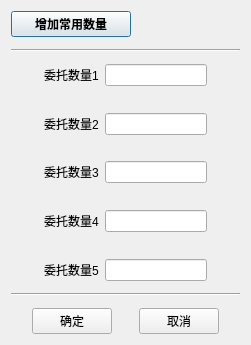
<?xml version="1.0" encoding="UTF-8"?>
<ui version="4.0">
 <class>Dig_UseCode</class>
 <widget class="QDialog" name="Dig_UseCode">
  <property name="geometry">
   <rect>
    <x>0</x>
    <y>0</y>
    <width>251</width>
    <height>345</height>
   </rect>
  </property>
  <property name="windowTitle">
   <string>Dialog</string>
  </property>
  <layout class="QVBoxLayout" name="verticalLayout">
   <item>
    <widget class="QPushButton" name="pb_useCode">
     <property name="maximumSize">
      <size>
       <width>120</width>
       <height>40</height>
      </size>
     </property>
     <property name="sizeIncrement">
      <size>
       <width>0</width>
       <height>0</height>
      </size>
     </property>
     <property name="font">
      <font>
       <weight>75</weight>
       <bold>true</bold>
      </font>
     </property>
     <property name="text">
      <string>增加常用数量</string>
     </property>
    </widget>
   </item>
   <item>
    <widget class="Line" name="line">
     <property name="minimumSize">
      <size>
       <width>0</width>
       <height>15</height>
      </size>
     </property>
     <property name="orientation">
      <enum>Qt::Horizontal</enum>
     </property>
    </widget>
   </item>
   <item>
    <layout class="QGridLayout" name="gridLayout">
     <item row="4" column="1">
      <widget class="QLabel" name="l_orderVolume3">
       <property name="text">
        <string>委托数量3</string>
       </property>
      </widget>
     </item>
     <item row="0" column="1">
      <widget class="QLabel" name="l_orderVolume1">
       <property name="text">
        <string>委托数量1</string>
       </property>
      </widget>
     </item>
     <item row="8" column="1">
      <widget class="QLabel" name="l_orderVolume5">
       <property name="text">
        <string>委托数量5</string>
       </property>
      </widget>
     </item>
     <item row="0" column="3">
      <spacer name="horizontalSpacer_4">
       <property name="orientation">
        <enum>Qt::Horizontal</enum>
       </property>
       <property name="sizeHint" stdset="0">
        <size>
         <width>40</width>
         <height>20</height>
        </size>
       </property>
      </spacer>
     </item>
     <item row="6" column="2">
      <widget class="QLineEdit" name="le_orderVolume4"/>
     </item>
     <item row="1" column="1">
      <spacer name="verticalSpacer">
       <property name="orientation">
        <enum>Qt::Vertical</enum>
       </property>
       <property name="sizeHint" stdset="0">
        <size>
         <width>20</width>
         <height>40</height>
        </size>
       </property>
      </spacer>
     </item>
     <item row="2" column="2">
      <widget class="QLineEdit" name="le_orderVolume2"/>
     </item>
     <item row="8" column="2">
      <widget class="QLineEdit" name="le_orderVolume5"/>
     </item>
     <item row="5" column="1">
      <spacer name="verticalSpacer_3">
       <property name="orientation">
        <enum>Qt::Vertical</enum>
       </property>
       <property name="sizeHint" stdset="0">
        <size>
         <width>20</width>
         <height>40</height>
        </size>
       </property>
      </spacer>
     </item>
     <item row="0" column="2">
      <widget class="QLineEdit" name="le_orderVolume1"/>
     </item>
     <item row="2" column="1">
      <widget class="QLabel" name="l_orderVolume2">
       <property name="text">
        <string>委托数量2</string>
       </property>
      </widget>
     </item>
     <item row="4" column="2">
      <widget class="QLineEdit" name="le_orderVolume3"/>
     </item>
     <item row="6" column="1">
      <widget class="QLabel" name="l_orderVolume4">
       <property name="text">
        <string>委托数量4</string>
       </property>
      </widget>
     </item>
     <item row="3" column="1">
      <spacer name="verticalSpacer_2">
       <property name="orientation">
        <enum>Qt::Vertical</enum>
       </property>
       <property name="sizeHint" stdset="0">
        <size>
         <width>20</width>
         <height>40</height>
        </size>
       </property>
      </spacer>
     </item>
     <item row="7" column="1">
      <spacer name="verticalSpacer_4">
       <property name="orientation">
        <enum>Qt::Vertical</enum>
       </property>
       <property name="sizeHint" stdset="0">
        <size>
         <width>20</width>
         <height>40</height>
        </size>
       </property>
      </spacer>
     </item>
     <item row="0" column="0">
      <spacer name="horizontalSpacer_5">
       <property name="orientation">
        <enum>Qt::Horizontal</enum>
       </property>
       <property name="sizeHint" stdset="0">
        <size>
         <width>40</width>
         <height>20</height>
        </size>
       </property>
      </spacer>
     </item>
    </layout>
   </item>
   <item>
    <widget class="Line" name="line_2">
     <property name="minimumSize">
      <size>
       <width>0</width>
       <height>15</height>
      </size>
     </property>
     <property name="orientation">
      <enum>Qt::Horizontal</enum>
     </property>
    </widget>
   </item>
   <item>
    <layout class="QHBoxLayout" name="horizontalLayout">
     <property name="sizeConstraint">
      <enum>QLayout::SetDefaultConstraint</enum>
     </property>
     <property name="leftMargin">
      <number>0</number>
     </property>
     <item>
      <spacer name="horizontalSpacer_2">
       <property name="orientation">
        <enum>Qt::Horizontal</enum>
       </property>
       <property name="sizeHint" stdset="0">
        <size>
         <width>40</width>
         <height>20</height>
        </size>
       </property>
      </spacer>
     </item>
     <item>
      <widget class="QPushButton" name="pb_enter">
       <property name="text">
        <string>确定</string>
       </property>
      </widget>
     </item>
     <item>
      <spacer name="horizontalSpacer_3">
       <property name="orientation">
        <enum>Qt::Horizontal</enum>
       </property>
       <property name="sizeHint" stdset="0">
        <size>
         <width>40</width>
         <height>20</height>
        </size>
       </property>
      </spacer>
     </item>
     <item>
      <widget class="QPushButton" name="pb_cancel">
       <property name="text">
        <string>取消</string>
       </property>
      </widget>
     </item>
     <item>
      <spacer name="horizontalSpacer">
       <property name="orientation">
        <enum>Qt::Horizontal</enum>
       </property>
       <property name="sizeHint" stdset="0">
        <size>
         <width>40</width>
         <height>20</height>
        </size>
       </property>
      </spacer>
     </item>
    </layout>
   </item>
  </layout>
 </widget>
 <resources/>
 <connections/>
</ui>
